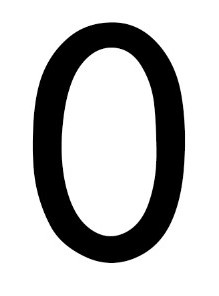
#> input picture imgnum/0.jpg, 219 x 296 px; its folder holds only this picture in this run
$ python -i shape_detect.py   (imports and definitions only)   (older library calls are emulated)
#> lines starting #> are read from the running program, lines starting #| are printed output that depends on the picture; after the words box and inside, x2 and y2 are one past the last pixel; in counts of white or black regions, pixels touching at a corner belong together
#> further down, picture is the input picture: shape (296, 219, 3); min 0, max 255, mean 194.3
import cv2 as cv
import numpy as np
import math
"""
    功能：实现多种几何图形的形状及颜色的识别，并计算面积及周长
    可以识别的图形：三角形，任意四边形（梯形，平行四边形，菱形，正方形，矩形，不特殊四边形），
                    五边形，五角星，六边形，多边形，椭圆，半圆，圆
    可以识别的颜色：红色，绿色，蓝色，黄色，黑色，紫色，橙色，白色
    除了定义的可识别颜色外，其他返回其对应的rgb值，提示用户根据rgb值去找寻相应颜色
    除了定义的可识别图形外，其他为未定义的图形
"""
noise_b = 0.5


class ShapeAnalysis:
    def __init__(self):
        self.shapes = {'triangle': 0,
                       'quadrilateral': 0, 'trapezium': 0, 'parallelogram': 0,
                       'rectangle': 0, 'rhombus': 0, 'square': 0,
                       'pentagon': 0, 'pentagram': 0, 'hexagon': 0,
                       'polygons': 0, 'ellipse': 0, 'circle': 0,
                       'undefined': 0
                       }

        self.colors = {'white': 0, 'black': 0,
                       'red': 0, 'green': 0,
                       'blue': 0, 'yellow': 0,
                       'orange': 0, 'purple': 0,
                       'others': 0
                       }

    def analysis(self, frame):
        self.re_strover = '识别结果：\n'
        h, w, ch = frame.shape  # 获取图形信息
#> h = 296; w = 219; ch = 3
        result = np.zeros((h, w, ch), dtype=np.uint8)  # 生成跟图形相同大小的矩阵
#         cv.imshow("input image", frame)

        # 二值化图像
        print('start to binary image and detect edges...\n')
        gray = cv.cvtColor(frame, cv.COLOR_BGR2GRAY)
        # threshold：固定阈值二值化 ret, dst输出图 = cv2.threshold(src输入图, thresh阈值, maxval, type)
        # type：二值化操作的类型，包含以下5种类型： cv2.THRESH_BINARY；
        # cv2.THRESH_BINARY_INV； cv2.THRESH_TRUNC； cv2.THRESH_TOZERO；cv2.THRESH_TOZERO_INV
        # adaptiveThreshold自适应阈值二值化
        ret, binary = cv.threshold(gray, 5, 255, cv.THRESH_BINARY_INV)
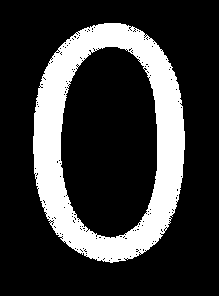
#> binary: shape (296, 219); 22.2% white; 1 white region, box (x1, y1, x2, y2) and area: (33, 23, 185, 263) 14361
#         cv.imshow("bin",binary)
#         cv.waitKey(0)
        kernel = np.ones((3, 3), dtype=np.uint8)
        binary = cv.dilate(binary, kernel, 1)
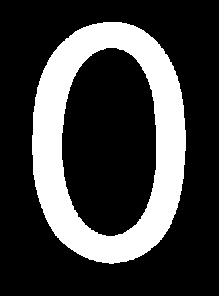
#> binary: shape (296, 219); 24.8% white; 1 white region
#         cv.imshow("bin1", binary)
#         cv.waitKey(0)
        # 函数cv2.findContours()有三个参数。第一个是输入图像，第二个是轮廓检索模式，第三个是轮廓近似方法。
        # 轮廓的点集(contours)[Next, Previous, First_Child, Parent]
        # 各层轮廓的索引(hierarchy)
        img,contours, hierarchy = cv.findContours(binary, cv.RETR_EXTERNAL, cv.CHAIN_APPROX_SIMPLE)
#> contours = 1 contour; box (x1, y1, x2, y2) and area: (32, 22, 186, 264) 30120
        if len(contours) < 1e-6:
            print('there is nothing can be detected! Please check the input image. Thanks！')
        else:
            shape_numbers = 0
            for cnt in range(len(contours)):

                # 通过计算周长和面积来排除一些图像干扰
                # 计算面积与周长
                p = cv.arcLength(contours[cnt], True)
                area = cv.contourArea(contours[cnt])
                if area < h*w*0.003:
                    continue
                if area > noise_b and p > noise_b:  # 如果面积和周长小于0.5判断为噪声干扰，不是图形
                    shape_numbers += 1   # 统计检测到图形

                    # 为图形，做统计分析
                    cv.drawContours(result, contours, cnt, (0, 255, 0), 2)  # 画出轮廓

                    # 求解中心位置
                    mm = cv.moments(contours[cnt])
                    cx = int(mm['m10'] / (mm['m00'] + 1e-12))
                    cy = int(mm['m01'] / (mm['m00'] + 1e-12))
                    cv.circle(result, (cx, cy), 3, (0, 0, 255), -1)
                    # if cx < w*0.2 or cx >w*0.8 or cy < h*0.2 or cy >h*0.8:
                    #     continue

                    # 获取颜色信息
                    color = frame[cy][cx]
                    color_str = "(" + str(color[0]) + ", " + str(color[1]) + ", " + str(color[2]) + ")"

                    global color_type
                    color_type = ""
                    # 颜色匹配分析
                    if (color[0], color[1], color[2]) == (255, 255, 255):
                        count = self.colors['white']
                        count = count + 1
                        self.colors['white'] = count
                        color_type = '白色'
                        cv.putText(result, "white", (cx + 5, cy), cv.FONT_HERSHEY_PLAIN, 0.4, (255, 255, 255),
                                   1)
                    elif (color[0], color[1], color[2]) == (0, 0, 0):
                        count = self.colors['black']
                        count = count + 1
                        self.colors['black'] = count
                        color_type = '黑色'
                        cv.putText(result, "black", (cx + 5, cy), cv.FONT_HERSHEY_PLAIN, 0.4, (255, 255, 255),
                                   1)
                    elif (color[0], color[1], color[2]) == (0, 0, 255):
                        count = self.colors['red']
                        count = count + 1
                        self.colors['red'] = count
                        color_type = '红色'
                        cv.putText(result, "red", (cx + 5, cy), cv.FONT_HERSHEY_PLAIN, 0.4, (255, 255, 255),
                                   1)
                    elif (color[0], color[1], color[2]) == (0, 255, 0):
                        count = self.colors['green']
                        count = count + 1
                        self.colors['green'] = count
                        color_type = '绿色'
                        cv.putText(result, "green", (cx + 5, cy), cv.FONT_HERSHEY_PLAIN, 0.4, (255, 255, 255),
                                   1)
                    elif (color[0], color[1], color[2]) == (255, 0, 0):
                        count = self.colors['blue']
                        count = count + 1
                        self.colors['blue'] = count
                        color_type = '蓝色'
                        cv.putText(result,"blue", (cx + 5, cy), cv.FONT_HERSHEY_PLAIN, 0.4, (255, 255, 255),
                                   1)
                    elif (color[0], color[1], color[2]) == (0, 128, 255):
                        count = self.colors['orange']
                        count = count + 1
                        self.colors['orange'] = count
                        color_type = '橙色'
                        cv.putText(result, "orange", (cx + 5, cy), cv.FONT_HERSHEY_PLAIN, 0.4, (255, 255, 255),
                                   1)
                    elif (color[0], color[1], color[2]) == (0, 255, 255):
                        count = self.colors['yellow']
                        count = count + 1
                        self.colors['yellow'] = count
                        color_type = '黄色'
                        cv.putText(result, "yellow", (cx + 5, cy), cv.FONT_HERSHEY_PLAIN, 0.4, (255, 255, 255),
                                   1)
                    elif (color[0], color[1], color[2]) == (255, 0, 255):
                        count = self.colors['purple']
                        count = count + 1
                        self.colors['purple'] = count
                        color_type = '紫色'
                        cv.putText(result, "purple", (cx + 5, cy), cv.FONT_HERSHEY_PLAIN, 0.4, (255, 255, 255),
                                   1)
                    else:
                        count = self.colors['others']
                        count = count + 1
                        self.colors['others'] = count
                        color_type = color_str
                        cv.putText(result, str(color_type), (cx + 5, cy), cv.FONT_HERSHEY_PLAIN, 0.4, (255, 255, 255), 1)

                    # 轮廓逼近
                    epsilon = 0.01 * cv.arcLength(contours[cnt], True)
                    approx = cv.approxPolyDP(contours[cnt], epsilon, True)

                    # 分析几何形状
                    corners = len(approx)
                    global shape_type
                    shape_type = ""
                    if corners == 3:
                        count = self.shapes['triangle']
                        count = count + 1
                        self.shapes['triangle'] = count
                        shape_type = "三角形"
                        cv.putText(result, "triangle", (cx + 5, cy + 12), cv.FONT_HERSHEY_PLAIN, 0.4,
                                   (255, 255, 255), 1)
                    elif corners == 4:
                        polygon = approx[:, 0, :]
                        s1 = np.linalg.norm(polygon[0] - polygon[1])
                        s2 = np.linalg.norm(polygon[1] - polygon[2])
                        s3 = np.linalg.norm(polygon[2] - polygon[3])
                        s4 = np.linalg.norm(polygon[3] - polygon[0])
                        d1 = np.linalg.norm(polygon[0] - polygon[2])
                        d2 = np.linalg.norm(polygon[1] - polygon[3])

                        if abs(s1 - s3) <= 10 and abs(s2 - s4) <= 10:
                            if abs(s1 - s2) <= 10:
                                if abs(d1 - d2) <= 10:
                                    count = self.shapes['square']
                                    count = count + 1
                                    self.shapes['square'] = count
                                    shape_type = "正方形"
                                    cv.putText(result, "square", (cx + 5, cy + 12), cv.FONT_HERSHEY_PLAIN, 0.4,
                                               (255, 255, 255), 1)
                                else:
                                    count = self.shapes['rhombus']
                                    count = count + 1
                                    self.shapes['rhombus'] = count
                                    shape_type = "菱形"
                                    cv.putText(result, "rhombus", (cx + 5, cy + 12), cv.FONT_HERSHEY_PLAIN, 0.4,
                                               (255, 255, 255), 1)
                            else:
                                if abs(d1 - d2) <= 10:
                                    count = self.shapes['rectangle']
                                    count = count + 1
                                    self.shapes['rectangle'] = count
                                    shape_type = "矩形"
                                    cv.putText(result, "rectangle", (cx + 5, cy + 12), cv.FONT_HERSHEY_PLAIN, 0.4,
                                               (255, 255, 255), 1)
                                else:
                                    count = self.shapes['parallelogram']
                                    count = count + 1
                                    self.shapes['parallelogram'] = count
                                    shape_type = "平行四边形"
                                    cv.putText(result, "parallelogram", (cx + 5, cy + 12), cv.FONT_HERSHEY_PLAIN, 0.4,
                                               (255, 255, 255), 1)
                        else:
                            if abs(math.atan2(s1,s3)) <= 0.8 or abs(math.atan2(s2, s4)) <= 0.8:
                                count = self.shapes['trapezium']
                                count = count + 1
                                self.shapes['trapezium'] = count
                                shape_type = "梯形"
                                cv.putText(result, "trapezium", (cx + 5, cy + 12), cv.FONT_HERSHEY_PLAIN, 0.4,
                                           (255, 255, 255), 1)
                            else:
                                count = self.shapes['quadrilateral']
                                count = count + 1
                                self.shapes['quadrilateral'] = count
                                shape_type = "四边形"
                                cv.putText(result, "quadrilateral", (cx + 5, cy + 12), cv.FONT_HERSHEY_PLAIN, 0.4,
                                           (255, 255, 255), 1)
                    elif corners == 5:
                        count = self.shapes['pentagon']
                        count = count + 1
                        self.shapes['pentagon'] = count
                        shape_type = "五边形"
                        cv.putText(result, "pentagon", (cx + 5, cy + 12), cv.FONT_HERSHEY_PLAIN, 0.4,
                                   (255, 255, 255), 1)
                    elif corners == 6:
                        count = self.shapes['hexagon']
                        count = count + 1
                        self.shapes['hexagon'] = count
                        shape_type = "六边形"
                        cv.putText(result, "hexagon", (cx + 5, cy + 12), cv.FONT_HERSHEY_PLAIN, 0.4,
                                   (255, 255, 255), 1)
                    elif 6 < corners < 9:
                        count = self.shapes['polygons']
                        count = count + 1
                        self.shapes['polygons'] = count
                        shape_type = "多边形"
                        cv.putText(result, "polygons", (cx + 5, cy + 12), cv.FONT_HERSHEY_PLAIN, 0.4,
                                   (255, 255, 255), 1)
                    elif corners == 10:
                        count = self.shapes['pentagram']
                        count = count + 1
                        self.shapes['pentagram'] = count
                        shape_type = "五角星"
                        cv.putText(result, "pentagram", (cx + 5, cy + 12), cv.FONT_HERSHEY_PLAIN, 0.4,
                                   (255, 255, 255), 1)
                    elif 10 < corners <= 14 or corners == 9:
                        count = self.shapes['ellipse']
                        count = count + 1
                        self.shapes['ellipse'] = count
                        shape_type = "椭圆"
                        cv.putText(result, "ellipse", (cx + 5, cy + 12), cv.FONT_HERSHEY_PLAIN, 0.4,
                                   (255, 255, 255), 1)
                    else:
                        ellipse = cv.boxPoints(cv.fitEllipse(contours[cnt]))
                        a = np.linalg.norm(ellipse[0] - ellipse[1])
                        b = np.linalg.norm(ellipse[1] - ellipse[2])
                        # calculate ratio of contour area to ellipse area
                        area_ratio = (np.pi * a * b) / cv.contourArea(contours[cnt])
                        if np.abs(area_ratio) <= 5:
                            count = self.shapes['circle' if np.abs(a - b) <= 10 else 'ellipse']
                            count = count + 1
                            self.shapes['circle' if np.abs(a - b) <= 10 else 'ellipse'] = count
                            shape_type = "圆" if np.abs(a - b) <= 10 else "椭圆"
                            if np.abs(a - b) <= 10:
                                cv.putText(result, "circle", (cx + 5, cy + 12), cv.FONT_HERSHEY_PLAIN, 0.4,
                                           (255, 255, 255), 1)
                            else:
                                cv.putText(result, "ellipse", (cx + 5, cy + 12), cv.FONT_HERSHEY_PLAIN, 0.4,
                                           (255, 255, 255), 1)
                        else:
                            count = self.shapes['undefined']
                            count = count + 1
                            self.shapes['undefined'] = count
                            shape_type = "未定义的图形"
                            cv.putText(result, "undefined", (cx + 5, cy + 12), cv.FONT_HERSHEY_PLAIN, 0.4,
                                       (255, 255, 255), 1)

                    # 显示并绘制检测结果
                    self.re_strover += "检测到的第"+ str(shape_numbers)+"的信息："+ '\n'
                    print("检测到的第"+str(shape_numbers)+"的信息：")
                    self.re_strover += "形状: %s , 颜色: %s , 周长: %.3f, 面积: %.3f " % (shape_type, color_type, p, area) + '\n'
                    print("形状: %s , 颜色: %s , 周长: %.3f, 面积: %.3f " % (shape_type, color_type, p, area))
                    cv.circle(result, (cx, cy), 3, (255, 255, 255), -1)
#> this loop made 1 pass
#> (p, area, shape_numbers, cx, cy, color_str, color_type, count) on pass 1: (678.5, 30119.5, 1, 108, 141, '(255, 255, 255)', '白色', 1)
#| 检测到的第1的信息：
#| 形状: 椭圆 , 颜色: 白色 , 周长: 678.458, 面积: 30119.500
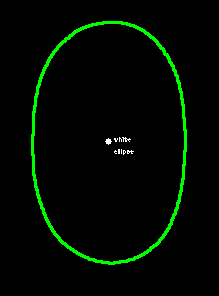
#> result: shape (296, 219, 3); mean B, G, R 0.5, 9, 0.5
#> after the loop, self.colors = 9 items; self.shapes = 14 items; shape_numbers = 1
#             cv.imshow("Analysis Result", self.draw_text_info(result))
#             cv.imwrite("E:\homework_python\RY_Imagedetect_tools\judege-test-result3.png", self.draw_text_info(result))
            self.new_grayimg = self.draw_text_info(result)
            return self.shapes


    def draw_text_info(self,image):
        c1 = self.shapes['triangle']
#> c1 = 0
        c2 = self.shapes['quadrilateral']
#> c2 = 0
        c3 = self.shapes['trapezium']
#> c3 = 0
        c4 = self.shapes['parallelogram']
#> c4 = 0
        c5 = self.shapes['rectangle']
#> c5 = 0
        c6 = self.shapes['rhombus']
#> c6 = 0
        c7 = self.shapes['square']
#> c7 = 0
        c8 = self.shapes['pentagon']
#> c8 = 0
        c9 = self.shapes['pentagram']
#> c9 = 0
        c10 = self.shapes['hexagon']
#> c10 = 0
        c11 = self.shapes['polygons']
#> c11 = 0
        c12 = self.shapes['ellipse']
#> c12 = 1
        c13 = self.shapes['circle']
#> c13 = 0
        c14 = self.shapes['undefined']
#> c14 = 0
        cv.putText(image, "triangle: "+str(c1), (10, 20), cv.FONT_HERSHEY_PLAIN, 1.2, (255, 0, 0), 1)
        # cv.putText(image, "quadrilateral: " + str(c2//2), (10, 40), cv.FONT_HERSHEY_PLAIN, 1.2, (255, 0, 0), 1)
        # cv.putText(image, "trapezium: " + str(c3//2), (10, 60), cv.FONT_HERSHEY_PLAIN, 1.2, (255, 0, 0), 1)
        # cv.putText(image, "parallelogram: " + str(c4//2), (10, 80), cv.FONT_HERSHEY_PLAIN, 1.2, (255, 0, 0), 1)
        cv.putText(image, "rectangle: " + str(c5), (10, 100), cv.FONT_HERSHEY_PLAIN, 1.2, (255, 0, 0), 1)
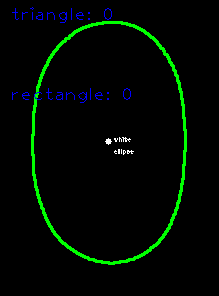
#> image: shape (296, 219, 3); mean B, G, R 2.1, 9, 0.5
        cv.putText(image, "ling" + str(c6), (10, 120), cv.FONT_HERSHEY_PLAIN, 1.2, (255, 0, 0), 1)
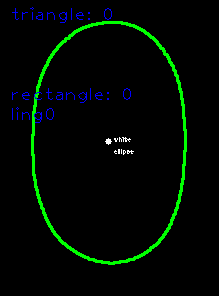
#> image: shape (296, 219, 3); 0.16% of pixels changed, all inside (x1, y1, x2, y2) = (12, 107, 54, 123)
        # cv.putText(image, "square: " + str(c7//2), (10, 140), cv.FONT_HERSHEY_PLAIN, 1.2, (255, 0, 0), 1)
        # cv.putText(image, "pentagon: " + str(c8//2), (10, 160), cv.FONT_HERSHEY_PLAIN, 1.2, (255, 0, 0), 1)
        cv.putText(image, "star: " + str(c9), (10, 180), cv.FONT_HERSHEY_PLAIN, 1.2, (255, 0, 0), 1)
        # cv.putText(image, "hexagon: " + str(c10//2), (10, 200), cv.FONT_HERSHEY_PLAIN, 1.2, (255, 0, 0), 1)
        # cv.putText(image, "polygons: " + str(c11//2), (10, 220), cv.FONT_HERSHEY_PLAIN, 1.2, (255, 0, 0), 1)
        # cv.putText(image, "ellipse: " + str(c12//2), (10, 240), cv.FONT_HERSHEY_PLAIN, 1.2, (255, 0, 0), 1)
        cv.putText(image, "circle: " + str(c13), (10, 260), cv.FONT_HERSHEY_PLAIN, 1.2, (255, 0, 0), 1)
        cv.putText(image, "undefined : " + str(c14), (10, 280), cv.FONT_HERSHEY_PLAIN, 1.2, (255, 0, 0), 1)
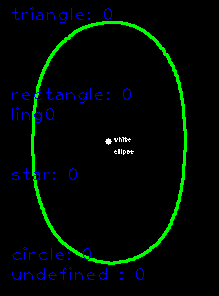
#> image: shape (296, 219, 3); mean B, G, R 4.4, 8.9, 0.5
        return c1,c5,c6,c9,c13,c14

def shape():
    cap = cv.VideoCapture(0)
    ret,src = cap.read()
#     cv.imshow("src",src)
    ld = ShapeAnalysis()
    ld.analysis(src)
    c1,c5,c6,c9,c13,c14 = ld.draw_text_info(src)
    return c1,c5,c6,c9,c13

>>> import cv2
>>> picture = cv2.imread('imgnum/0.jpg')
>>> result = ShapeAnalysis().analysis(picture)
#> in analysis, `self.new_grayimg = self.draw_text_info(result)`: self.new_grayimg = (0, 0, 0, 0, 0, 0)
#> result = 14 items

$ run again, on imgnum/1.jpg
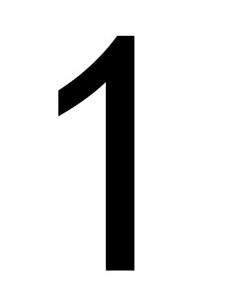
#> input picture imgnum/1.jpg, 237 x 305 px
#> picture is the input picture: shape (305, 237, 3); min 0, max 255, mean 226.8
#> in analysis, `binary = cv.dilate(binary, kernel, 1)`:
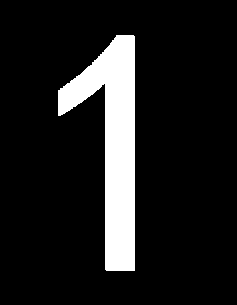
#> binary: shape (305, 237); 11.6% white; 1 white region
#> contours = 1 contour; box (x1, y1, x2, y2) and area: (58, 35, 135, 271) 8094
#> the loop in analysis, `for cnt in range(len(contours)):` made 1 pass
#> (p, area, shape_numbers, cx, cy, color_str, color_type, count) on pass 1: (643.2, 8094.5, 1, 113, 142, '(0, 0, 0)', '黑色', 1)
#> (printed output is left out)
#> after the loop in analysis, `for cnt in range(len(contours)):`: self.colors = 9 items; self.shapes = 14 items; shape_numbers = 1
#> c1 = 0
#> c11 = 1
#> c12 = 0
#> in draw_text_info, `cv.putText(image, "undefined : " + str(c14), (10, 280), cv.FONT_HERSHE..`:
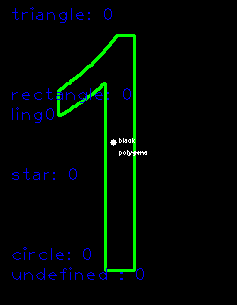
#> image: shape (305, 237, 3); mean B, G, R 4, 7.3, 0.5
#> self.new_grayimg = (0, 0, 0, 0, 0, 0)
#> `result = ShapeAnalysis().analysis(picture)`: result = 14 items

$ run again, on imgnum/2.jpg
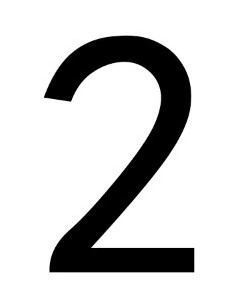
#> input picture imgnum/2.jpg, 239 x 308 px
#> picture is the input picture: shape (308, 239, 3); min 0, max 255, mean 208.7
#> in analysis, `binary = cv.dilate(binary, kernel, 1)`:
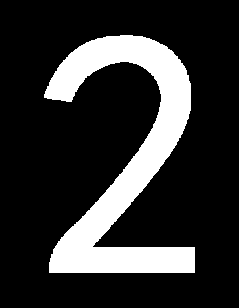
#> binary: shape (308, 239); 19% white; 1 white region
#> contours = 1 contour; box (x1, y1, x2, y2) and area: (44, 35, 195, 273) 13522
#> the loop in analysis, `for cnt in range(len(contours)):` made 1 pass
#> (p, area, shape_numbers, cx, cy, color_str, color_type, count) on pass 1: (1091.2, 13522, 1, 125, 158, '(255, 255, 255)', '白色', 1)
#> (printed output is left out)
#> after the loop in analysis, `for cnt in range(len(contours)):`: self.colors = 9 items; self.shapes = 14 items; shape_numbers = 1
#> c1 = 0
#> c12 = 1
#> c13 = 0
#> in draw_text_info, `cv.putText(image, "undefined : " + str(c14), (10, 280), cv.FONT_HERSHE..`:
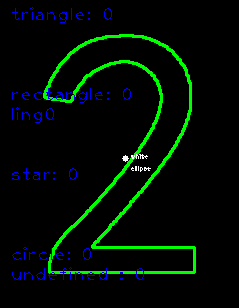
#> image: shape (308, 239, 3); mean B, G, R 3.9, 12.2, 0.4
#> self.new_grayimg = (0, 0, 0, 0, 0, 0)
#> `result = ShapeAnalysis().analysis(picture)`: result = 14 items

$ run again, on imgnum/3.jpg
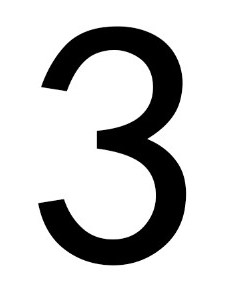
#> input picture imgnum/3.jpg, 234 x 293 px
#> picture is the input picture: shape (293, 234, 3); min 0, max 255, mean 204.9
#> in analysis, `binary = cv.dilate(binary, kernel, 1)`:
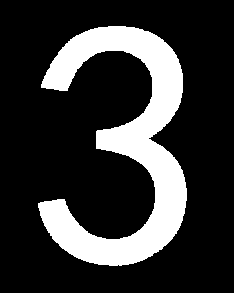
#> binary: shape (293, 234); 20.6% white; 1 white region
#> contours = 1 contour; box (x1, y1, x2, y2) and area: (38, 26, 187, 266) 13657
#> the loop in analysis, `for cnt in range(len(contours)):` made 1 pass
#> (p, area, shape_numbers, cx, cy, color_str, color_type, count) on pass 1: (1130.8, 13657, 1, 125, 146, '(0, 0, 0)', '黑色', 1)
#> (printed output is left out)
#> after the loop in analysis, `for cnt in range(len(contours)):`: self.colors = 9 items; self.shapes = 14 items; shape_numbers = 1
#> c1 = 0
#> c14 = 1
#> in draw_text_info, `cv.putText(image, "undefined : " + str(c14), (10, 280), cv.FONT_HERSHE..`:
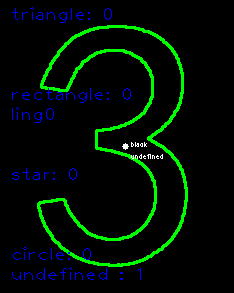
#> image: shape (293, 234, 3); mean B, G, R 4.2, 14, 0.5
#> self.new_grayimg = (0, 0, 0, 0, 0, 1)
#> `result = ShapeAnalysis().analysis(picture)`: result = 14 items
